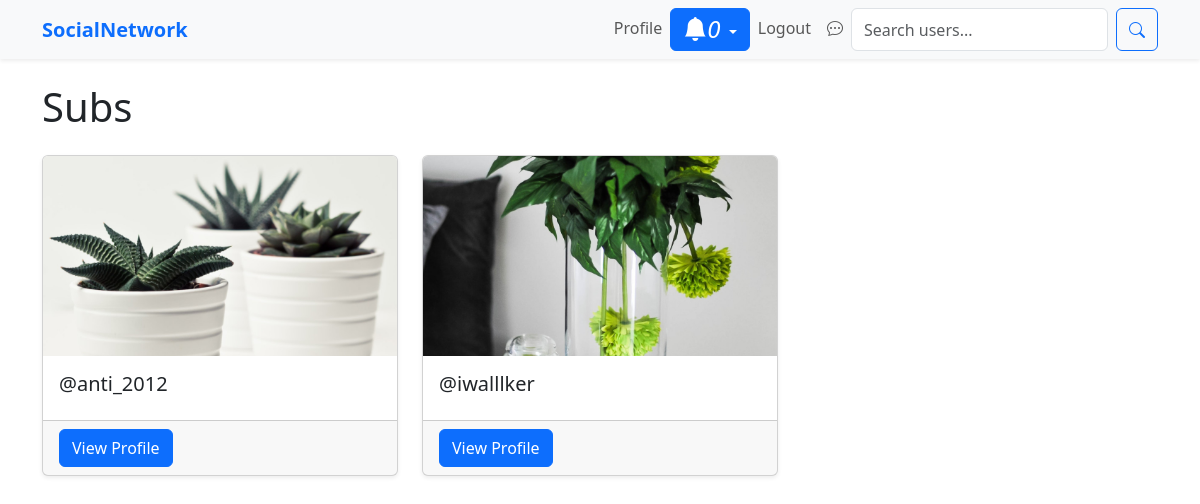
The app's page /social/profile/1/subscript/ (signed in) with its own data.
### social/models.py (models this page shows)
class UserProfile(models.Model):
    username=models.CharField(max_length=30, null=True, blank=True)
    name = models.CharField(max_length=30 , null=True , blank=True )
    bio = models.TextField(max_length=500 , null=True , blank=True)
    birth_date = models.DateField(null=True, blank=True)
    location = models.CharField(max_length=30 , null=True , blank=True )
    picture = models.ImageField(upload_to='uploads/profile_pictures' , default='uploads/profile_pictures/baseavatar.jpg' ,blank=True, null=True)
    user = models.OneToOneField(User , on_delete=models.CASCADE, primary_key=True, related_name='profile' , verbose_name='user')
    followers = models.ManyToManyField(User , blank=True, related_name='followers')

### social/views.py (the view)
# urls.py: path('profile/<int:pk>/subscript/', ListOfSubscription.as_view(), name='subscript'),
class ListOfSubscription(LoginRequiredMixin,ListView):
    model = UserProfile
    context_object_name = 'subscription'
    template_name = 'social/subscription_list.html'
    def get_queryset(self):
        pk = self.kwargs['pk']
        current_profile = UserProfile.objects.get(pk=pk)
        subscript = UserProfile.objects.filter(followers = current_profile.user)
        return subscript
    def get_context_data(self, **kwargs):
        context = super().get_context_data(**kwargs)
        context['title']= 'Subs'
        return context

### landing/templatetags/custom_tags.py (called while the page is built)
@register.inclusion_tag('social/show_notifications.html', takes_context=True)
def show_notifications(context):
    request_user = context['request'].user
    notifications = Notification.objects.filter(to_user=request_user).exclude(user_has_seen=True).order_by('-date')
    return {'notifications':notifications}

### social/templates/social/subscription_list.html
{%extends 'landing/base.html'%}
{% block content%}
    <div class="container mt-4">
        <h1 class="mb-4">{{ title }}</h1>
        <div class="row">
            {% for sub in subscription %}
                <div class="col-md-6 col-lg-4 mb-4">
                    <div class="card h-100 shadow-sm">
                        <img src="{{ sub.picture.url }}" class="card-img-top" alt="{{ sub.name }}'s profile picture" style="height: 200px; object-fit: cover;">
                        <div class="card-body">
                            <h5 class="card-title">@{{ sub.username }}</h5>
                        </div>
                        <div class="card-footer">
                            <a href="{% url 'social:profile-detail' sub.pk %}" class="btn btn-primary">View Profile</a>
                        </div>
                    </div>
                </div>
            {% endfor %}
        </div>
    </div>
{% endblock content%}

### records on screen
UserProfile: picture (picture), username "anti_2012"
UserProfile: picture (picture), username "iwalllker"

### other values on screen
{{ notifications.count }} "0"
{{ title }} "Subs"
